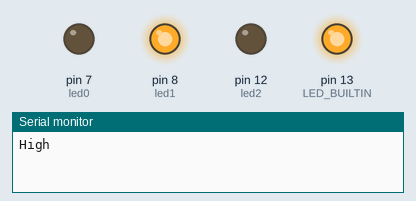
A sketch run on a simulated Arduino Uno, built with avr-gcc and run on an emulated ATmega328P. Parts: output pins drawn as LEDs (lit = HIGH), the last lines printed to the serial monitor.

Above: at 0.06 s.
At 0.93 s:
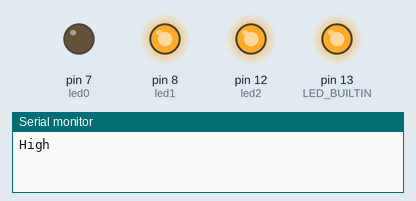
At 1.81 s:
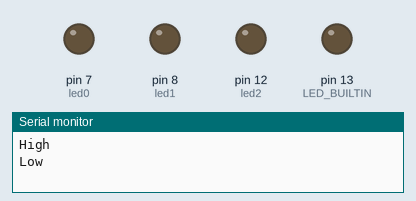
At 3.93 s:
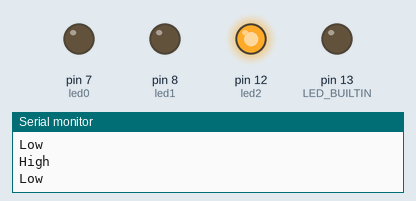
Timing chart, 0 to 4.6 s (numbered marks = the images above):
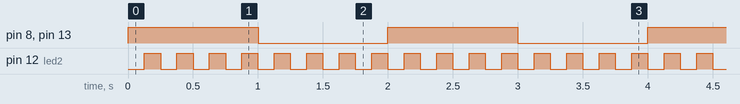

Measured:
- by itself, pin 8 (led1), pin 13 (LED_BUILTIN): alternates HIGH for 1.0 s and LOW for 1.0 s
- by itself, pin 12 (led2): alternates HIGH for 0.12 s and LOW for 0.12 s

The sketch:

clockintr.ino
```cpp
int led0 = 7;
int led1 = 8;
int led2 = 12;
int cnt0 = 0;
int cnt1 = 0;
int cnt2 = 0;
void setup(){
  Serial.begin(9600);
  pinMode(LED_BUILTIN, OUTPUT);
  pinMode(led0, OUTPUT);
  pinMode(led1, OUTPUT);
  pinMode(led2, OUTPUT);

  cli();//stop interrupts

#if 0     // 设置timer0会影响到loop函数里调用的delay，会使其失效
  //set timer0 interrupt at 2kHz
  TCCR0A = 0;// set entire TCCR0A register to 0
  TCCR0B = 0;// same for TCCR0B
  TCNT0  = 0;//initialize counter value to 0
  // set compare match register for 2khz increments
  OCR0A = 124;// = (16*10^6) / (2000*64) - 1 (must be <256)
  // turn on CTC mode
  TCCR0A |= (1 << WGM01);
  // Set CS01 and CS00 bits for 64 prescaler (参考上表)
  TCCR0B |= (1 << CS01) | (1 << CS00);
  // enable timer compare interrupt
  TIMSK0 |= (1 << OCIE0A);
#endif

#if 1
  //set timer1 interrupt at 1Hz
  TCCR1A = 0;// set entire TCCR1A register to 0
  TCCR1B = 0;// same for TCCR1B
  TCNT1  = 0;//initialize counter value to 0
  // set compare match register for 1hz increments
  OCR1A = 15624;// = (16*10^6) / (1*1024) - 1 (must be <65536)
  // turn on CTC mode
  TCCR1B |= (1 << WGM12);
  // Set CS10 and CS12 bits for 1024 prescaler (参考上表)
  TCCR1B |= (1 << CS12) | (1 << CS10);
  // enable timer compare interrupt
  TIMSK1 |= (1 << OCIE1A);
#endif

#if 1
  //set timer2 interrupt at 8kHz
  TCCR2A = 0;// set entire TCCR2A register to 0
  TCCR2B = 0;// same for TCCR2B
  TCNT2  = 0;//initialize counter value to 0
  // set compare match register for 8khz increments
  OCR2A = 249;// = (16*10^6) / (8000*8) - 1 (must be <256)
  // turn on CTC mode
  TCCR2A |= (1 << WGM21);
  // Set CS21 bit for 8 prescaler (参考上表)
  TCCR2B |= (1 << CS21);
  // enable timer compare interrupt
  TIMSK2 |= (1 << OCIE2A);
#endif

  sei();//allow interrupts

}//end setup

void loop() {
  Serial.println("High");
  digitalWrite(LED_BUILTIN, HIGH);   // turn the LED on (HIGH is the voltage level)
  delay(1000);                       // wait for a second

  Serial.println("Low");
  digitalWrite(LED_BUILTIN, LOW);    // turn the LED off by making the voltage LOW
  delay(1000);                       // wait for a second
}

ISR(TIMER0_COMPA_vect){
  cnt0++;
  if(cnt0 % 1000 == 0) {
    cnt0 == 0;
    digitalWrite(led0, !digitalRead(led0));
  }
}

ISR(TIMER1_COMPA_vect){
  cnt1++;
  digitalWrite(led1, !digitalRead(led1));
}

ISR(TIMER2_COMPA_vect) {
  cnt2++;
  if(cnt2 % 1000 == 0) {
    cnt2 = 0;
    digitalWrite(led2, !digitalRead(led2));
  }
}
```
